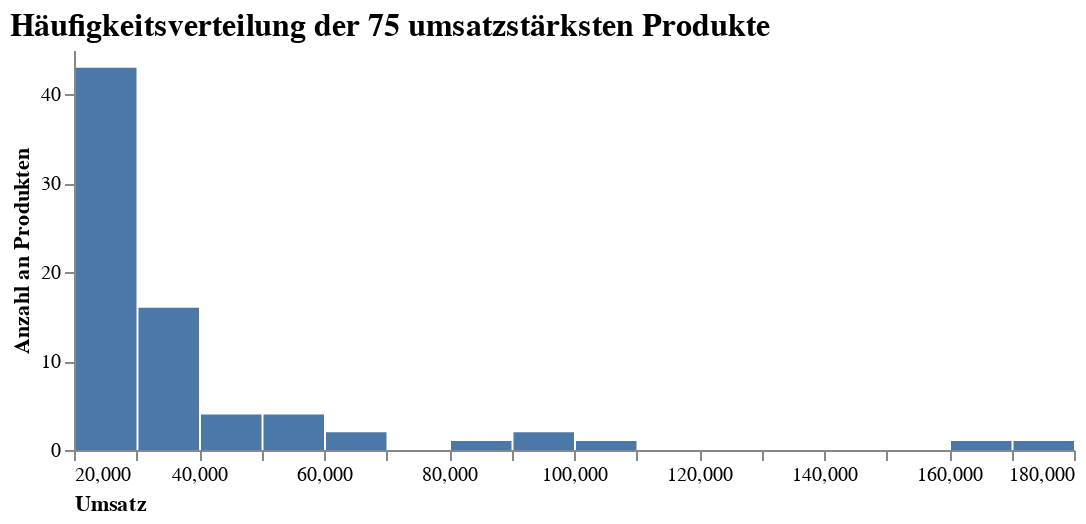

Notebook source saved alongside this figure:
### Code cell
# Umsatz der 75 umsatzstärksten Produkte
df_plot = df_sales.groupby("StockCode").sum().sort_values(["TotalPrice"], ascending=False)[:75]
df_plot["StockCode"] = df_plot.index

# Visualisierung der Häufigkeitsverteilung der 75 umsatzstärksten Kunden nach dem Umsatz
alt.Chart(df_plot).mark_bar().encode(
    x=alt.X("TotalPrice:Q",
            bin=alt.BinParams(maxbins=20),
            axis=alt.Axis(title="Umsatz", 
                          labelAngle=0,
                          titleAnchor="start",
                          grid=False)),
    y=alt.Y("count()",
            axis=alt.Axis(title = "Anzahl an Produkten",
                          titleAnchor="middle",
                          grid=False))
).properties(
    title="Häufigkeitsverteilung der 75 umsatzstärksten Produkte",
    width=500,
    height=200
).configure_view(
    strokeWidth=0
).configure_title( 
    fontSize=16,
    font='Arial',
    color='black',
    anchor='start'
)

### Figure 1 — Vega-Lite specification as saved in the notebook (floating-point values rounded to 4 significant figures)
{"config": {"view": {"continuousWidth": 400, "continuousHeight": 300, "strokeWidth": 0}, "title": {"anchor": "start", "color": "black", "font": "Arial", "fontSize": 16}}, "data": {"name": "data-706a7795166191b7b5c9905fe7e44916"}, "mark": "bar", "encoding": {"x": {"type": "quantitative", "axis": {"grid": false, "labelAngle": 0, "title": "Umsatz", "titleAnchor": "start"}, "bin": {"maxbins": 20}, "field": "TotalPrice"}, "y": {"type": "quantitative", "aggregate": "count", "axis": {"grid": false, "title": "Anzahl an Produkten", "titleAnchor": "middle"}}}, "height": 200, "title": "Häufigkeitsverteilung der 75 umsatzstärksten Produkte", "width": 500, "$schema": "https://vega.github.io/schema/vega-lite/v4.8.1.json", "datasets": {"data-706a7795166191b7b5c9905fe7e44916": [{"Quantity": 13890, "UnitPrice": 28190.0, "TotalPrice": 174500.0, "StockCode": "22423"}, {"Quantity": 80995, "UnitPrice": 2.08, "TotalPrice": 168500.0, "StockCode": "23843"}, {"Quantity": 41664, "UnitPrice": 7060.0, "TotalPrice": 104500.0, "StockCode": "85123A"}, {"Quantity": 18299, "UnitPrice": 9885.0, "TotalPrice": 99500.0, "StockCode": "47566"}, {"Quantity": 48478, "UnitPrice": 5249.0, "TotalPrice": 94340.0, "StockCode": "85099B"}, {"Quantity": 78033, "UnitPrice": 367.1, "TotalPrice": 81700.0, "StockCode": "23166"}, {"Quantity": 31722, "UnitPrice": 2466.0, "TotalPrice": 66960.0, "StockCode": "23084"}, {"Quantity": 19355, "UnitPrice": 4028.0, "TotalPrice": 64950.0, "StockCode": "22086"}, {"Quantity": 36461, "UnitPrice": 2564.0, "TotalPrice": 59090.0, "StockCode": "84879"}, {"Quantity": 10423, "UnitPrice": 4549.0, "TotalPrice": 54120.0, "StockCode": "79321"}, {"Quantity": 2048, "UnitPrice": 4819.0, "TotalPrice": 51430.0, "StockCode": "22502"}, {"Quantity": 56921, "UnitPrice": 1487.0, "TotalPrice": 51350.0, "StockCode": "22197"}, {"Quantity": 8644, "UnitPrice": 6428.0, "TotalPrice": 43180.0, "StockCode": "23298"}, {"Quantity": 21465, "UnitPrice": 3214.0, "TotalPrice": 42440.0, "StockCode": "22386"}, {"Quantity": 20603, "UnitPrice": 2841.0, "TotalPrice": 42070.0, "StockCode": "23203"}, {"Quantity": 11656, "UnitPrice": 1596.0, "TotalPrice": 40650.0, "StockCode": "21137"}, {"Quantity": 5504, "UnitPrice": 6449.0, "TotalPrice": 38170.0, "StockCode": "23284"}, {"Quantity": 7507, "UnitPrice": 8155.0, "TotalPrice": 38160.0, "StockCode": "22720"}, {"Quantity": 8717, "UnitPrice": 5787.0, "TotalPrice": 37130.0, "StockCode": "22960"}, {"Quantity": 19553, "UnitPrice": 3393.0, "TotalPrice": 36040.0, "StockCode": "20725"}, {"Quantity": 6020, "UnitPrice": 5798.0, "TotalPrice": 36030.0, "StockCode": "82484"}, {"Quantity": 24304, "UnitPrice": 1720.0, "TotalPrice": 33190.0, "StockCode": "22178"}, {"Quantity": 5892, "UnitPrice": 3262.0, "TotalPrice": 33000.0, "StockCode": "22114"}, {"Quantity": 10604, "UnitPrice": 2819.0, "TotalPrice": 32870.0, "StockCode": "22910"}, {"Quantity": 6026, "UnitPrice": 5337.0, "TotalPrice": 32870.0, "StockCode": "22112"}, {"Quantity": 17377, "UnitPrice": 1960.0, "TotalPrice": 32570.0, "StockCode": "85099F"}, {"Quantity": 17979, "UnitPrice": 2400.0, "TotalPrice": 32110.0, "StockCode": "22469"}, {"Quantity": 6357, "UnitPrice": 5184.0, "TotalPrice": 31180.0, "StockCode": "23245"}, {"Quantity": 13654, "UnitPrice": 3286.0, "TotalPrice": 30770.0, "StockCode": "21931"}, {"Quantity": 7815, "UnitPrice": 4714.0, "TotalPrice": 30700.0, "StockCode": "22727"}, {"Quantity": 14920, "UnitPrice": 2538.0, "TotalPrice": 30480.0, "StockCode": "23199"}, {"Quantity": 9904, "UnitPrice": 3098.0, "TotalPrice": 30140.0, "StockCode": "22470"}, {"Quantity": 18153, "UnitPrice": 1090.0, "TotalPrice": 29280.0, "StockCode": "22355"}, {"Quantity": 9878, "UnitPrice": 3958.0, "TotalPrice": 29100.0, "StockCode": "22699"}, {"Quantity": 5841, "UnitPrice": 4241.0, "TotalPrice": 28840.0, "StockCode": "23355"}, {"Quantity": 12602, "UnitPrice": 3194.0, "TotalPrice": 28630.0, "StockCode": "22411"}, {"Quantity": 9172, "UnitPrice": 4529.0, "TotalPrice": 28150.0, "StockCode": "22457"}, {"Quantity": 13922, "UnitPrice": 2463.0, "TotalPrice": 28090.0, "StockCode": "85099C"}, {"Quantity": 4093, "UnitPrice": 6257.0, "TotalPrice": 28080.0, "StockCode": "20685"}, {"Quantity": 13379, "UnitPrice": 2190.0, "TotalPrice": 27890.0, "StockCode": "23201"}, {"Quantity": 6431, "UnitPrice": 4533.0, "TotalPrice": 27200.0, "StockCode": "22726"}, {"Quantity": 12225, "UnitPrice": 2263.0, "TotalPrice": 27070.0, "StockCode": "21175"}, {"Quantity": 9476, "UnitPrice": 1603.0, "TotalPrice": 26460.0, "StockCode": "84347"}, {"Quantity": 22133, "UnitPrice": 950.3, "TotalPrice": 26330.0, "StockCode": "21915"}, {"Quantity": 8297, "UnitPrice": 4166.0, "TotalPrice": 26240.0, "StockCode": "22666"}, {"Quantity": 19246, "UnitPrice": 1405.0, "TotalPrice": 25890.0, "StockCode": "84946"}, {"Quantity": 14260, "UnitPrice": 2006.0, "TotalPrice": 25740.0, "StockCode": "22629"}, {"Quantity": 16412, "UnitPrice": 2225.0, "TotalPrice": 25660.0, "StockCode": "22961"}, {"Quantity": 3762, "UnitPrice": 5510.0, "TotalPrice": 25610.0, "StockCode": "48138"}, {"Quantity": 12723, "UnitPrice": 2096.0, "TotalPrice": 25290.0, "StockCode": "21181"}, {"Quantity": 2770, "UnitPrice": 4721.0, "TotalPrice": 24920.0, "StockCode": "23173"}, {"Quantity": 2889, "UnitPrice": 4598.0, "TotalPrice": 24540.0, "StockCode": "21621"}, {"Quantity": 4666, "UnitPrice": 4583.0, "TotalPrice": 24510.0, "StockCode": "22111"}, {"Quantity": 5979, "UnitPrice": 4004.0, "TotalPrice": 24480.0, "StockCode": "22722"}, {"Quantity": 8560, "UnitPrice": 2581.0, "TotalPrice": 24440.0, "StockCode": "22326"}, {"Quantity": 3830, "UnitPrice": 5128.0, "TotalPrice": 24290.0, "StockCode": "48187"}, {"Quantity": 4948, "UnitPrice": 5066.0, "TotalPrice": 24240.0, "StockCode": "22138"}, {"Quantity": 14009, "UnitPrice": 2055.0, "TotalPrice": 23930.0, "StockCode": "21731"}, {"Quantity": 3617, "UnitPrice": 3720.0, "TotalPrice": 23890.0, "StockCode": "48185"}, {"Quantity": 10306, "UnitPrice": 1766.0, "TotalPrice": 23820.0, "StockCode": "23344"}, {"Quantity": 4805, "UnitPrice": 2778.0, "TotalPrice": 23510.0, "StockCode": "23243"}, {"Quantity": 8291, "UnitPrice": 2362.0, "TotalPrice": 23460.0, "StockCode": "22189"}, {"Quantity": 7882, "UnitPrice": 2401.0, "TotalPrice": 23230.0, "StockCode": "21733"}, {"Quantity": 11007, "UnitPrice": 2338.0, "TotalPrice": 23180.0, "StockCode": "21929"}, {"Quantity": 9006, "UnitPrice": 3446.0, "TotalPrice": 23110.0, "StockCode": "82482"}, {"Quantity": 13324, "UnitPrice": 1849.0, "TotalPrice": 23030.0, "StockCode": "20713"}, {"Quantity": 3272, "UnitPrice": 2323.0, "TotalPrice": 23010.0, "StockCode": "21623"}, {"Quantity": 4606, "UnitPrice": 5564.0, "TotalPrice": 22910.0, "StockCode": "22139"}, {"Quantity": 7304, "UnitPrice": 3976.0, "TotalPrice": 22830.0, "StockCode": "22697"}, {"Quantity": 7588, "UnitPrice": 3037.0, "TotalPrice": 22790.0, "StockCode": "22090"}, {"Quantity": 1793, "UnitPrice": 7561.0, "TotalPrice": 22710.0, "StockCode": "85066"}, {"Quantity": 12553, "UnitPrice": 2865.0, "TotalPrice": 22540.0, "StockCode": "22383"}, {"Quantity": 12240, "UnitPrice": 2787.0, "TotalPrice": 22420.0, "StockCode": "20727"}, {"Quantity": 3954, "UnitPrice": 3194.0, "TotalPrice": 22180.0, "StockCode": "15056N"}, {"Quantity": 4778, "UnitPrice": 2267.0, "TotalPrice": 22140.0, "StockCode": "84029E"}]}}
